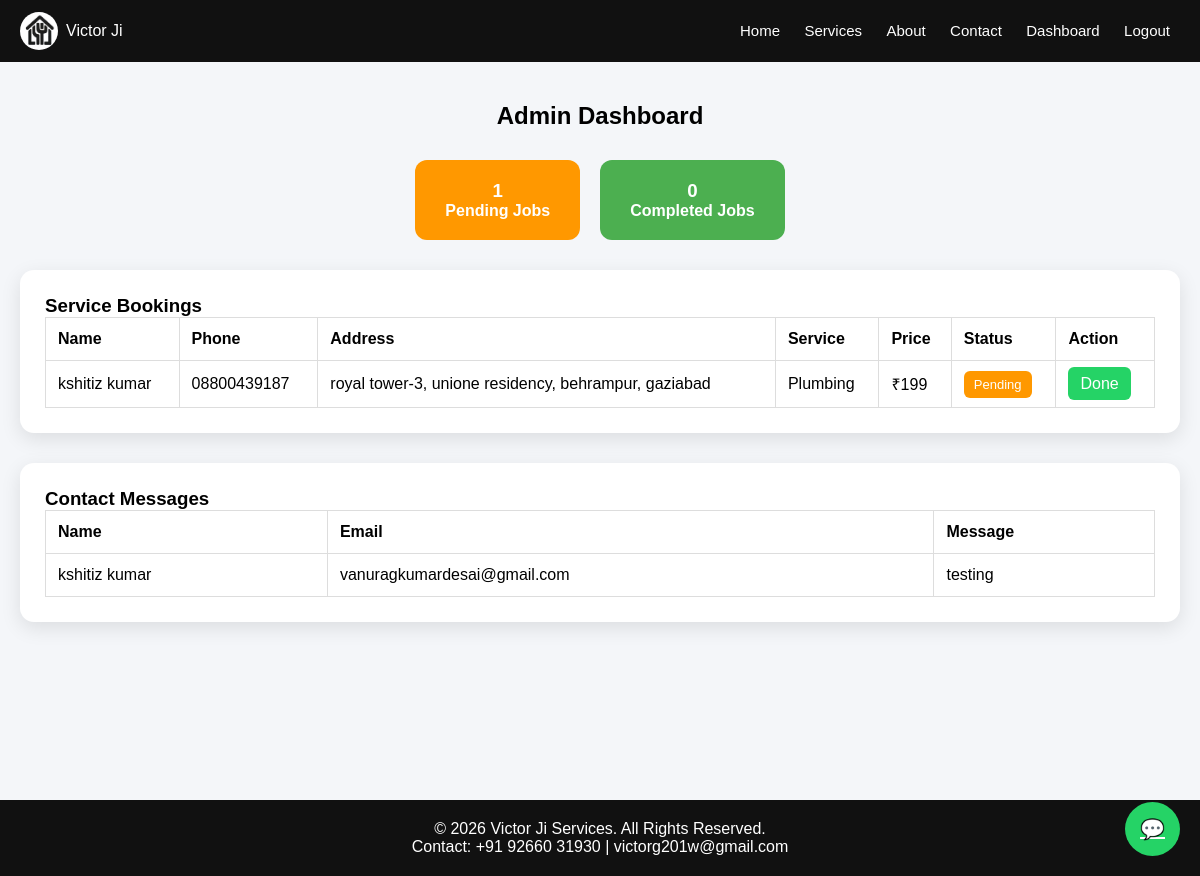
/admin (signed in), run on an earlier commit of the app's database.
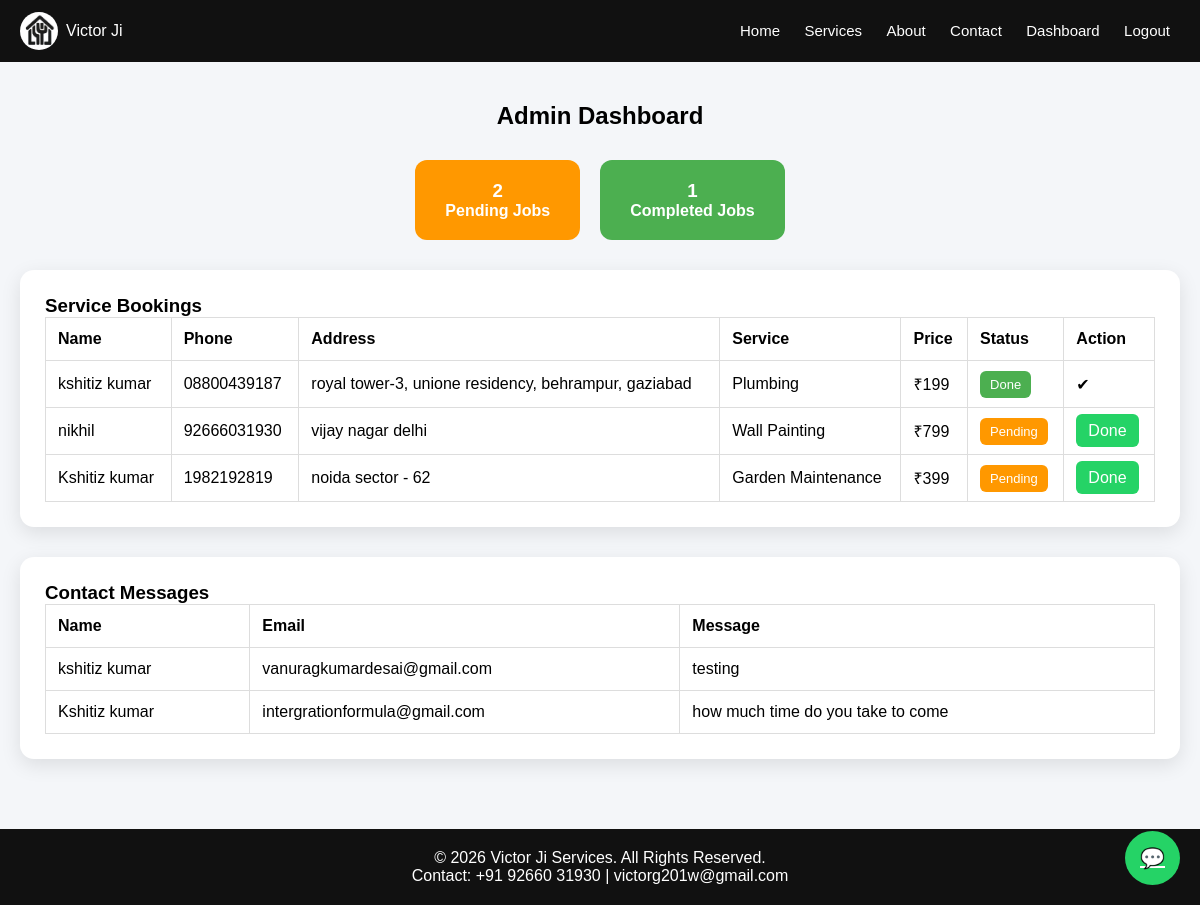
And on a later commit of the database.
### app.py (models this page shows)
class Booking(db.Model):
    id = db.Column(db.Integer, primary_key=True)
    name = db.Column(db.String(100))
    phone = db.Column(db.String(20))
    address = db.Column(db.String(200))
    service = db.Column(db.String(100))
    price = db.Column(db.Integer)
    status = db.Column(db.String(20), default="Pending")

class Lead(db.Model):
    id = db.Column(db.Integer, primary_key=True)
    name = db.Column(db.String(100))
    email = db.Column(db.String(100))
    message = db.Column(db.String(300))

### app.py (the view)
@app.route('/admin')
def admin():
    if 'user' not in session or session.get('role') != "admin":
        return redirect(url_for('home'))
    bookings = Booking.query.all()
    leads = Lead.query.all()
    bookings = Booking.query.all()
    pending = Booking.query.filter_by(status="Pending").count()
    done = Booking.query.filter_by(status="Done").count()
    return render_template(
        'admin.html',
        bookings=bookings,
        pending=pending,
        leads=leads,
        done=done
    )

### templates/admin.html
{% extends 'base.html' %}
{% block content %}
<section class="admin-section">
  <h2 class="admin-title">Admin Dashboard</h2>
  <div class="stats-box">
    <div class="stat-card pending">
      <h3>{{ pending }}</h3>
      <p>Pending Jobs</p>
    </div>
    <div class="stat-card done">
      <h3>{{ done }}</h3>
      <p>Completed Jobs</p>
    </div>
  </div>
  <div class="admin-block">
    <h3>Service Bookings</h3>
    <div class="table-wrapper">
      <table class="admin-table">
        <thead>
          <tr>
            <th>Name</th>
            <th>Phone</th>
            <th>Address</th>
            <th>Service</th>
            <th>Price</th>
            <th>Status</th>
            <th>Action</th>
          </tr>
        </thead>
        <tbody>
        {% for b in bookings %}
          <tr>
            <td>{{ b.name }}</td>
            <td>{{ b.phone }}</td>
            <td>{{ b.address }}</td>
            <td>{{ b.service }}</td>
            <td>₹{{ b.price }}</td>
            <td>
              <span class="status {{ b.status|lower }}">
                {{ b.status }}
              </span>
            </td>
            <td>
              {% if b.status == "Pending" %}
                <a href="/complete/{{ b.id }}" class="done-btn">Done</a>
              {% else %}
                ✔
              {% endif %}
            </td>
          </tr>
        {% endfor %}
        </tbody>
      </table>
    </div>
  </div>
  <div class="admin-block">
    <h3>Contact Messages</h3>
    <div class="table-wrapper">
      <table class="admin-table">
        <thead>
          <tr>
            <th>Name</th>
            <th>Email</th>
            <th>Message</th>
          </tr>
        </thead>
        <tbody>
        {% for l in leads %}
          <tr>
            <td>{{ l.name }}</td>
            <td>{{ l.email }}</td>
            <td>{{ l.message }}</td>
          </tr>
        {% endfor %}
        </tbody>
      </table>
    </div>
  </div>
</section>
{% endblock %}

### templates/base.html (shortened to what this page needs)
<!DOCTYPE html>
<html lang="en">
<head>
    <link rel="stylesheet" href="{{ url_for('static', filename='style.css') }}">
</head>
<body>
<div class="page-wrapper">
    <nav class="navbar">
        <div class="logo-box">
            <img src="{{ url_for('static', filename='images/logo.png') }}" class="logo">
            <span>Victor Ji</span>
        </div>
        <div class="nav-links">
            <a href="/">Home</a>
            <a href="/services">Services</a>
            <a href="/about">About</a>
            <a href="/contact">Contact</a>
            {% if 'user' in session %}
                {% if session.get('role') == 'admin' %}
                    <a href="/admin">Dashboard</a>
                {% endif %}
                <a href="/logout">Logout</a>
            {% else %}
                <a href="/login">Login</a>
                <a href="/signup">Signup</a>
            {% endif %}
        </div>
    </nav>
    <main class="content">
        {% block content %}{% endblock %}
    </main>
</div>
<footer class="footer">
    <p>© 2026 Victor Ji Services. All Rights Reserved.</p>
    <p>Contact: +91 92660 31930 | victorg201w@gmail.com</p>
</footer>
<a href="https://wa.me/919220194306" class="whatsapp">💬</a>
</body>
</html>

### static/style.css (style rules this page uses)
body { font-family:Arial;margin:0;background:#f5f7fa }
.navbar { background:#111;color:white;padding:15px;display:flex;justify-content:space-between }
.navbar a { color:white;margin-left:15px;text-decoration:none }
table { margin:auto;border-collapse:collapse }
td,th { border:1px solid black;padding:10px }
table { width:95%; margin:auto; border-collapse:collapse; background:white; }
td,th { border:1px solid #ddd; padding:10px; }
.admin-table { width:95%; margin:auto; border-collapse:collapse; background:white; }
.admin-table th, .admin-table td { border:1px solid #ddd; padding:12px; text-align:left; }
.logo-box { display:flex; align-items:center; gap:8px; }
.logo { width:40px; height:40px; border-radius:50%; }
.footer { background:#111; color:white; text-align:center; padding:20px; margin-top:40px; }
html, body { height:100%; margin:0; }
.page-wrapper { min-height:100%; display:flex; flex-direction:column; }
.footer { background:#111; color:white; text-align:center; padding:20px; margin-top:auto; }
html, body { height: 100%; margin: 0; }
.page-wrapper { min-height: 100%; display: flex; flex-direction: column; }
.content { flex: 1; }
.footer { background: #111; color: white; text-align: center; padding: 20px; }
* { box-sizing:border-box; margin:0; padding:0; font-family:Arial, sans-serif; }
body { background:#f4f6f9; overflow-x:hidden; }
.navbar { background:#111; color:white; padding:12px 20px; display:flex; justify-content:space-between; align-items:center; flex-wrap:wrap; }
.logo { width:38px; height:38px; border-radius:50%; }
.nav-links a { color:white; text-decoration:none; margin:6px 10px; font-size:15px; }
.admin-table th, .admin-table td { border:1px solid #ddd; padding:12px; }
.footer { background:#111; color:white; text-align:center; padding:20px; }
.whatsapp { position:fixed; bottom:20px; right:20px; background:#25D366; color:white; padding:15px; border-radius:50%; font-size:20px; }
.stats-box { display:flex; gap:20px; margin:20px; }
.stat-card { padding:15px; border-radius:10px; color:white; font-weight:bold; }
.pending { background:#ff9800; }
.done { background:#4caf50; }
.done-btn { background:#25D366; color:white; padding:8px 12px; border-radius:6px; text-decoration:none; }
.admin-section { padding:40px 20px; }
.admin-title { text-align:center; margin-bottom:30px; }
.stats-box { display:flex; gap:20px; justify-content:center; margin-bottom:30px; flex-wrap:wrap; }
.stat-card { padding:20px 30px; border-radius:12px; color:white; text-align:center; min-width:160px; }
.admin-block { background:white; padding:25px; border-radius:14px; box-shadow:0 6px 20px rgba(0,0,0,0.1); margin-bottom:30px; }
.admin-table { width:100%; border-collapse:collapse; }
.status { padding:6px 10px; border-radius:6px; color:white; font-size:13px; }
.status.pending { background:#ff9800; }
.status.done { background:#4caf50; }
.table-wrapper { width:100%; overflow-x:auto; }
.admin-table { min-width:600px; }

What changed in the data, as far as the page shows it:
changed Booking "kshitiz kumar": status "Pending" → "Done"; status "Done" → "✔"
added Booking: name "nikhil", phone "92666031930", address "vijay nagar delhi", service "Wall Painting", price "799", status "Pending"
added Booking: name "Kshitiz kumar", phone "1982192819", address "noida sector - 62", service "Garden Maintenance", price "399", status "Pending"
added Lead: name "Kshitiz kumar", email "intergrationformula@gmail.com", message "how much time do you take to come"
Also different on the page:
{{ pending }}: "1" → "2"
{{ done }}: "0" → "1"
